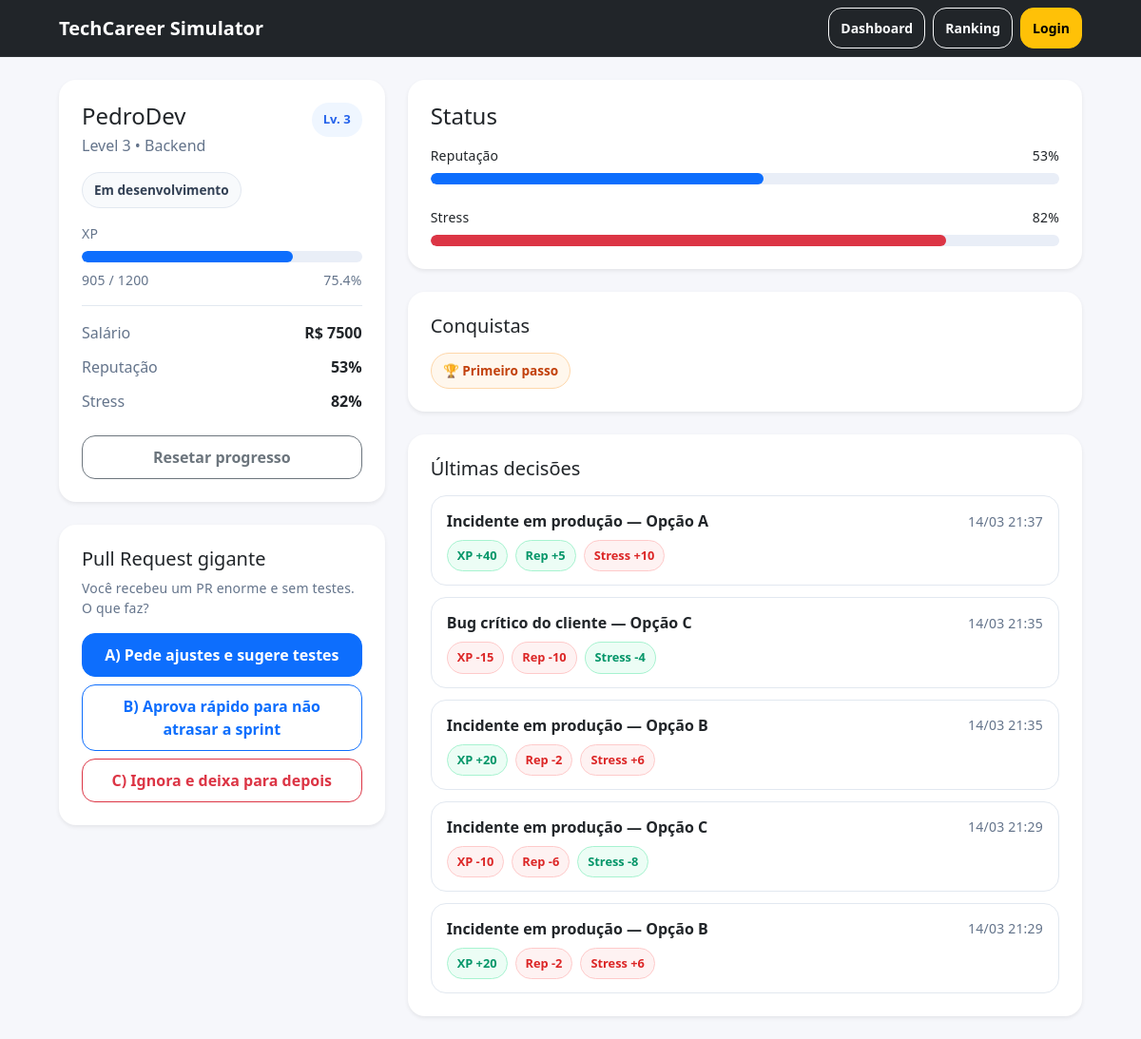
The page /dashboard (signed in) on the database its author committed.
### models.py (models this page shows)
class User(db.Model):
    id = db.Column(db.Integer, primary_key=True)
    username = db.Column(db.String(100), unique=True, nullable=False)
    stats = db.relationship("Stats", backref="user", uselist=False)

class Stats(db.Model):
    id = db.Column(db.Integer, primary_key=True)
    user_id = db.Column(db.Integer, db.ForeignKey("user.id"), nullable=False, unique=True)
    level = db.Column(db.Integer, default=1)
    xp = db.Column(db.Integer, default=0)
    xp_max = db.Column(db.Integer, default=100)
    salary = db.Column(db.Integer, default=2000)
    reputation = db.Column(db.Integer, default=50)
    stress = db.Column(db.Integer, default=10)

class DecisionLog(db.Model):
    id = db.Column(db.Integer, primary_key=True)
    user_id = db.Column(db.Integer, db.ForeignKey("user.id"), nullable=False)
    choice = db.Column(db.String(1), nullable=False)
    delta_xp = db.Column(db.Integer, default=0)
    delta_reputation = db.Column(db.Integer, default=0)
    delta_stress = db.Column(db.Integer, default=0)
    challenge_title = db.Column(db.String(150), nullable=True)
    created_at = db.Column(db.DateTime, default=datetime.utcnow)

### app.py (the view)
@app.route("/dashboard")
def dashboard():
    user_id = session.get("user_id")
    if not user_id:
        return redirect(url_for("login"))
    user = User.query.get(user_id)
    stats = Stats.query.filter_by(user_id=user_id).first()
    logs = (
    DecisionLog.query
    .filter_by(user_id=user_id)
    .order_by(DecisionLog.created_at.desc())
    .limit(5)
    .all()
)
    if not user or not stats:
        return redirect(url_for("login"))
    current_challenge = random.choice(challenges)
    achievements = []
    if len(logs) >= 1:
        achievements.append("Primeiro passo")
    if stats.level >= 4:
        achievements.append("Em ascensão")
    if stats.reputation >= 80:
        achievements.append("Boa reputação")
    if stats.stress >= 95:
        achievements.append("Burnout")
    if stats.xp >= stats.xp_max * 0.8:
        achievements.append("Quase lá")
    return render_template(
        "dashboard.html",
        user=user,
        stats=stats,
        logs=logs,
        current_challenge=current_challenge,
        achievements=achievements
    )

### templates/dashboard.html (shortened to what this page needs)
{% extends "base.html" %}
{% block content %}
<div class="row g-4">
  <div class="col-12 col-lg-4">
    <div class="card shadow-sm border-0 profile-card">
      <div class="card-body p-4">
        <div class="d-flex justify-content-between align-items-start mb-3">
          <div>
            <h1 class="h4 mb-1">{{ user.username }}</h1>
            <p class="text-secondary mb-0">Level {{ stats.level }} • Backend</p>
          </div>
          <span class="level-badge">Lv. {{ stats.level }}</span>
        </div>
        {% if stats.stress >= 90 %}
          <div class="status-chip danger-soft mb-3">Em risco de burnout</div>
        {% elif stats.reputation >= 80 %}
          <div class="status-chip success-soft mb-3">Profissional em destaque</div>
        {% elif stats.xp >= stats.xp_max * 0.8 %}
          <div class="status-chip info-soft mb-3">Próximo de subir de nível</div>
        {% else %}
          <div class="status-chip neutral-soft mb-3">Em desenvolvimento</div>
        {% endif %}
        <div class="mb-2 small text-secondary">XP</div>
        <div class="progress mb-2">
          <div class="progress-bar" style="width: {{ (stats.xp / stats.xp_max) * 100 }}%"></div>
        </div>
        <div class="d-flex justify-content-between small text-secondary mb-3">
          <span>{{ stats.xp }} / {{ stats.xp_max }}</span>
          <span>{{ ((stats.xp / stats.xp_max) * 100) | round(1) }}%</span>
        </div>
        <hr>
        <div class="info-row">
          <span class="text-secondary">Salário</span>
          <span class="fw-semibold">R$ {{ stats.salary }}</span>
        </div>
        <div class="info-row">
          <span class="text-secondary">Reputação</span>
          <span class="fw-semibold">{{ stats.reputation }}%</span>
        </div>
        <div class="info-row">
          <span class="text-secondary">Stress</span>
          <span class="fw-semibold {% if stats.stress >= 90 %}text-danger{% endif %}">
            {{ stats.stress }}%
          </span>
        </div>
        <form method="POST" action="{{ url_for('reset') }}" class="mt-4">
          <button
            class="btn btn-outline-secondary w-100"
            type="submit"
          >
            Resetar progresso
          </button>
        </form>
      </div>
    </div>
    <div class="card shadow-sm border-0 mt-4">
      <div class="card-body p-4">
        <h2 class="h5 mb-2">{{ current_challenge.title }}</h2>
        <p class="text-secondary small mb-3">
          {{ current_challenge.prompt }}
        </p>
        <form method="POST" action="{{ url_for('choose') }}" class="d-grid gap-2 mt-3">
          <button
            class="btn btn-primary"
            name="choice"
            value="A"
            type="submit"
          >
            A) {{ current_challenge.a.text }}
          </button>
          <button
            class="btn btn-outline-primary"
            name="choice"
            value="B"
            type="submit"
          >
            B) {{ current_challenge.b.text }}
          </button>
          <button
            class="btn btn-outline-danger"
            name="choice"
            value="C"
            type="submit"
          >
            C) {{ current_challenge.c.text }}
          </button>
        </form>
      </div>
    </div>
  </div>
  <div class="col-12 col-lg-8">
    <div class="card shadow-sm border-0">
      <div class="card-body p-4">
        <div class="d-flex justify-content-between align-items-center mb-3">
          <h2 class="h4 mb-0">Status</h2>
        </div>
        <div class="mb-2 d-flex justify-content-between small">
          <span>Reputação</span>
          <span>{{ stats.reputation }}%</span>
        </div>
        <div class="progress mb-4">
          <div class="progress-bar" style="width: {{ stats.reputation }}%"></div>
        </div>
        <div class="mb-2 d-flex justify-content-between small">
          <span>Stress</span>
          <span>{{ stats.stress }}%</span>
        </div>
        <div class="progress">
          <div class="progress-bar bg-danger" style="width: {{ stats.stress }}%"></div>
        </div>
      </div>
    </div>
    <div class="card shadow-sm border-0 mt-4">
      <div class="card-body p-4">
        <h2 class="h5 mb-3">Conquistas</h2>
        {% if achievements and achievements|length > 0 %}
          <div class="achievement-list">
            {% for achievement in achievements %}
              <span class="achievement-badge">🏆 {{ achievement }}</span>
            {% endfor %}
          </div>
        {% else %}
          <p class="text-secondary mb-0">Nenhuma conquista desbloqueada ainda.</p>
        {% endif %}
      </div>
    </div>
    <div class="card shadow-sm border-0 mt-4">
      <div class="card-body p-4">
        <h2 class="h5 mb-3">Últimas decisões</h2>
        {% if logs and logs|length > 0 %}
          <div class="decision-list">
            {% for l in logs %}
              <div class="decision-item">
                <div class="decision-top">
                  <div class="fw-semibold">
                    {{ l.challenge_title if l.challenge_title else "Desafio" }} — Opção {{ l.choice }}
                  </div>
                  <span class="text-secondary small">{{ l.created_at.strftime("%d/%m %H:%M") }}</span>
                </div>
                <div class="decision-stats mt-2">
                  <span class="decision-pill {% if l.delta_xp >= 0 %}pill-positive{% else %}pill-negative{% endif %}">
                    XP {{ "+" if l.delta_xp > 0 else "" }}{{ l.delta_xp }}
                  </span>
                  <span class="decision-pill {% if l.delta_reputation >= 0 %}pill-positive{% else %}pill-negative{% endif %}">
                    Rep {{ "+" if l.delta_reputation > 0 else "" }}{{ l.delta_reputation }}
                  </span>
                  <span class="decision-pill {% if l.delta_stress <= 0 %}pill-positive{% else %}pill-negative{% endif %}">
                    Stress {{ "+" if l.delta_stress > 0 else "" }}{{ l.delta_stress }}
                  </span>
                </div>
              </div>
            {% endfor %}
          </div>
        {% else %}
          <p class="text-secondary mb-0">Nenhuma decisão registrada ainda.</p>
        {% endif %}
      </div>
    </div>
  </div>
</div>
{% endblock %}

### static/css/style.css (style rules this page uses)
:root { --bg: #f6f7fb; --card: #ffffff; --text: #0f172a; --muted: #64748b; --border: #e2e8f0; --shadow: 0 10px 30px rgba(15, 23, 42, 0.08); }
body { background: var(--bg); color: var(--text); }
.card { background: var(--card); border-radius: 18px; box-shadow: var(--shadow); }
.card .card-body { padding: 22px; }
hr { border-color: var(--border); opacity: 1; }
.text-secondary { color: var(--muted) !important; }
.progress { height: 12px; border-radius: 999px; background: #e9eef7; }
.progress-bar { border-radius: 999px; }
.btn { border-radius: 14px; padding: 10px 12px; font-weight: 600; }
.btn-outline-primary, .btn-outline-danger { background: #fff; }
.small { letter-spacing: 0.2px; }
.profile-card { position: relative; }
.level-badge { background: #eff6ff; color: #2563eb; font-size: 0.82rem; font-weight: 700; padding: 8px 12px; border-radius: 999px; }
.status-chip { display: inline-block; padding: 8px 12px; border-radius: 999px; font-size: 0.85rem; font-weight: 600; border: 1px solid var(--border); }
.neutral-soft { background: #f8fafc; color: #334155; }
.info-row { display: flex; justify-content: space-between; margin-top: 12px; }
.decision-list { display: flex; flex-direction: column; gap: 12px; }
.decision-item { border: 1px solid var(--border); border-radius: 16px; padding: 14px 16px; background: #fff; transition: transform 0.18s ease, box-shadow 0.18s ease; }
.decision-top { display: flex; justify-content: space-between; align-items: center; gap: 12px; }
.decision-stats { display: flex; flex-wrap: wrap; gap: 8px; }
.decision-pill { display: inline-block; padding: 6px 10px; border-radius: 999px; font-size: 0.8rem; font-weight: 700; border: 1px solid transparent; }
.pill-positive { background: #ecfdf5; color: #059669; border-color: #a7f3d0; }
.pill-negative { background: #fef2f2; color: #dc2626; border-color: #fecaca; }
.achievement-list { display: flex; flex-wrap: wrap; gap: 10px; }
.achievement-badge { display: inline-block; background: #fff7ed; color: #c2410c; border: 1px solid #fed7aa; padding: 8px 12px; border-radius: 999px; font-size: 0.85rem; font-weight: 700; }

### rows shown on the page
User: username "PedroDev"
Stats: level "3", xp "905", xp_max "1200", ((stats.xp/stats.xp_max)*100)|round(1) "75.4", salary "7500", reputation "53", stress "82"
DecisionLog: challenge_title "Incidente em produção", choice "A", created_at "14/03 21:37", delta_xp "+", delta_xp "40", delta_reputation "+", delta_reputation "5", delta_stress "+", delta_stress "10"
DecisionLog: challenge_title "Bug crítico do cliente", choice "C", created_at "14/03 21:35", delta_xp "-15", delta_reputation "-10", delta_stress "-4"
DecisionLog: challenge_title "Incidente em produção", choice "B", created_at "14/03 21:35", delta_xp "+", delta_xp "20", delta_reputation "-2", delta_stress "+", delta_stress "6"
DecisionLog: challenge_title "Incidente em produção", choice "C", created_at "14/03 21:29", delta_xp "-10", delta_reputation "-6", delta_stress "-8"
DecisionLog: challenge_title "Incidente em produção", choice "B", created_at "14/03 21:29", delta_xp "+", delta_xp "20", delta_reputation "-2", delta_stress "+", delta_stress "6"

### other values the page prints
{{ achievement }} "Primeiro passo"
